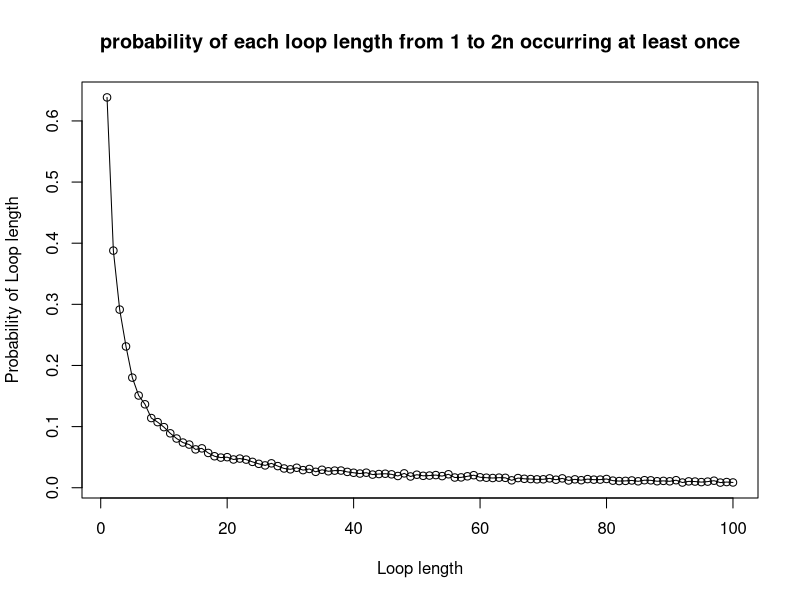
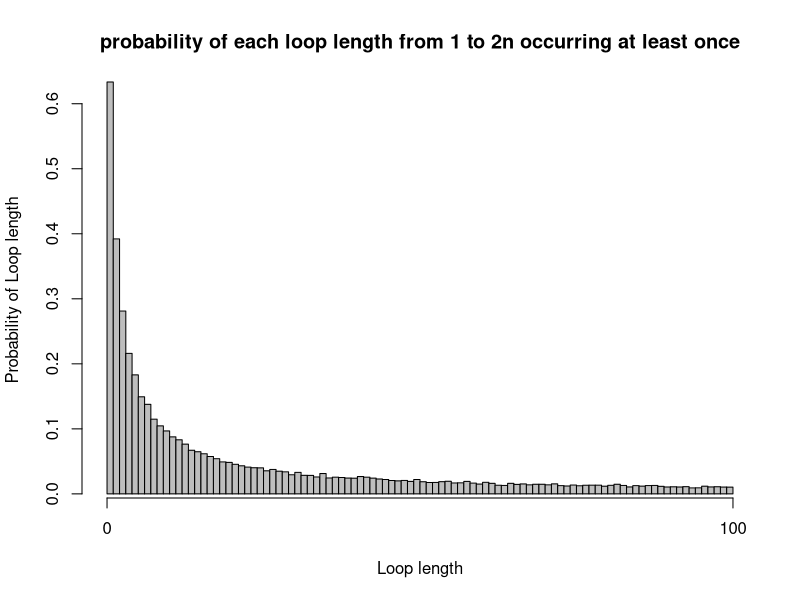

These figures' R source, in order:
# Karman Singh s1936373
# Viren Sirwani Mulani s1949143
# Alannah Hounat s2434943
# Git repo Link:
# Team member contributions to project:

# Overview of Code: Given the 2n prisoners problem. An R script to evaluate the 
# different probabilities of a prisoner being set free given that they must check n boxes from
# 2n boxes using one of three strategies.
# 3 strategies:
# 1. Prisoner opens first box with their number on the outside. If it doesn't contain their number
# the next box they open starts with the number revealed in the first box
# 2. the same as strategy 1 except the first box is a random box 
# 3. They open n boxes at random checking for their number within the box 
# We evaluate the probabilities of one prisoner being set free and all 2n prisoners being set free
# 

# INPUT: n <- decides numbers of prisoners, prisoner_number<- prisoner number, 
# first_box <- first box picked by prisoner, depending on strategy , 
# numbered_boxes <- numbered boxes taken from random sample
# OUTPUT: 1 or 0 for success or not success respectively
# Purpose: returns 1 or 0 as stated above to tell us if the prisoners have
# been successful in finding their number. Also, so code isn't repeated in later functions
success_check <- function(n, prisoner_number, first_box, numbered_boxes) {
  # number of boxes opened by prisoner
  number_of_attempts <- 0
  # value 1 indicates prisoner number found, 0 otherwise
  success <- 0
  # first box opened corresponds to value of first_box value, depending on strategy used, could be 
  # random or prisoners number
  guess <- numbered_boxes[first_box]
  # while loop checks if number of boxes opened is less than n
  while (number_of_attempts < n) {
    if (guess == prisoner_number) {
      # if prisoner number found, no need to continue looking
      success <- 1
      break
    }
    else {
      # move on to the next box as previous box did not contain prisoner number
      guess <- numbered_boxes[guess]
      # number of attempts goes up by one as prisoner moves on to next box
      number_of_attempts <- number_of_attempts + 1
    }
  }
  
  # 1 or 0, depending on if prisoner number has been found
  return (success)
}

# INPUT: n <- total number of prisoners, quantity <- number of items to choose
# OUTPUT: vector of integers of length 'quantity'
# PURPOSE: produce a random vector of box numbers of a particular size depending on 
# the strategy. Strategy 2 would require us to return just one box number while 
# strategy 3 requires us to return n random box numbers
produce_random_numbered_boxes <- function(n, quantity) {
  return (sample(1:n, quantity))
}

# INPUT: n <- decides numbers of prisoners, k <- prisoner number, strategy <- 1, 2 or 3,
# numbered_boxes<- numbered boxes
# OUTPUT: 1(success) or 0(fail)
# PURPOSE: This function simulates the first strategy where a prisoner
# picks a box with their number on it, the second strategy where a prisoner
# picks a random box to begin with, and the third strategy where a prisoner
# picks n boxes at random, checking each card for their number
check_success_given_strategy <- function(n, k, strategy, numbered_boxes){
  success_strategy3 <- 0
  # if and else if to select the correct strategy
  if (strategy == 1)
    # first box picked has prisoners number on it
    first_box <- k
  else if (strategy == 2)
    # pick a box with a random number on it by calling the helper function 
    # 'produce_random_numbered_boxes'
    first_box <- produce_random_numbered_boxes(2 * n, 1)
  else if (strategy == 3) {
    # here we need n random boxes, the aforementioned helper function is used again
    random_box <- produce_random_numbered_boxes(2 * n, n)
    for (box in random_box) {
      # if one of the random boxes contains the prisoners number
      if (box == k){
        # if prisoner number found, no need to continue looking
        success_strategy3 <- 1
        break
      }
    }
    return (success_strategy3)
  }
  # check the success, used for strategy 1 and 2
  check <- success_check(n, k, first_box, numbered_boxes)
  return(check)
}

# INPUT: n <- decides numbers of prisoners, k <- prisoner number, strategy <- either 1,2,3,
# nreps <- number of times experiment is done
# OUTPUT: Probability estimate of prisoner k finding their number using given strategy
# PURPOSE: To find the probability of one prisoner finding their number
Pone <- function(n, k, strategy, nreps = 10000) {
  number_of_success <- 0
  for (reps in 1:nreps) {
    # index of numbered_boxes corresponds to the box number, and the value stored
    # at that index corresponds to the numbered card randomly placed in the box
    numbered_boxes <- produce_random_numbered_boxes(2 * n, 2 * n)
    number_of_success <- number_of_success + 
      check_success_given_strategy(n, k, strategy, numbered_boxes)
  }
  # we divide number_of_success by nreps to get a probability of a single prisoner
  # finding their number
  prob_one_estimate <- number_of_success / nreps
  return (prob_one_estimate)
}

# INPUT: n <- decides numbers of prisoners, strategy <- either 1,2,3
# nreps <- number of times experiment is done
# OUTPUT: Probability estimate of all prisoners finding their number using given strategy
# PURPOSE: To find the probability of all prisoners being released
Pall <- function(n, strategy, nreps = 10000) {
  number_of_success <- 0
  for (reps in 1:nreps) {
    # Outside inner loop since the room is returned to original state once 
    # prisoner leaves
    numbered_boxes <- produce_random_numbered_boxes(2 * n, 2 * n)
    for (prisoner_number in 1:(2 * n)) {
      # calls on helper function to check if the chosen strategy has been 
      # successful or not. A 1 would be success, 0 otherwise
      check <- check_success_given_strategy(n, prisoner_number, strategy, numbered_boxes)
      # if check == 0 then one of the prisoners was unable to find their number
      # this means none of the prisoners go free, so, we stop the loop entirely
      if (check == 0)
        break
    }
    # add 1 to number_of_success if prisoner finds number
    number_of_success <- number_of_success + check
  }
  
  # divide by total number of repetitions to get probability of everybody succeeding 
  prob_all_estimate <- number_of_success / nreps
  return (prob_all_estimate)
}

# example code of the 'Pone' and 'Pall' are provided below:

cat("Probability estimate of a single prisoner succeeding in finding their number:")
cat("\nn=5\nStrategy 1:", Pone(5, 7, 1))
cat("\nStrategy 2:", Pone(5, 7, 2))
cat("\nStrategy 3:", Pone(5, 7, 3))

cat("\nn=50\nStrategy 1:", Pone(50, 7, 1))
cat("\nStrategy 2:", Pone(50, 7, 2))
cat("\nStrategy 3:", Pone(50, 7, 3))

cat("\nProbability estimate of all prisoners succeeding in finding their numbers:")
cat("\nn=5\nStrategy 1:", Pall(5, 1))
cat("\nStrategy 2:", Pall(5, 2))
cat("\nStrategy 3:", Pall(5, 3))

cat("\nn=50\nStrategy 1:", Pall(50, 1))
cat("\nStrategy 2:", Pall(50, 2))
cat("\nStrategy 3:", Pall(50, 3))

# For Pone evidently the less people there are (the smaller that n is) the better 
# chance of success, which is expected.

# Pall is where we observe a surprising result. 
# Strategy 2 and 3 yield zero/near zero probabilities. Strategy 1 yields an
# approximate probability of 30% and 36% for n=50 and n=5 respectively.
# This seems to be the most optimal strategy.
# Strategy 2 and 3 have an element of randomness to them, as a result there 
# is no guarantee to even eventually find the correct prisoner number.
# In strategy 1 every box leads to another and eventually loops back to the
# prisoner number we began with, this is guaranteed. What is not guaranteed
# is the cycle which contains the prisoner number may have a length greater 
# than n.

# INPUT: n <- decides numbers of prisoners, nreps <- number of times experiment is done
# OUTPUT: probability of each loop length from 1 to 2n occurring at least once 
# PURPOSE: here we estimate by simulation the probability of each loop length
# occurring at least once in a random shuffling of the prisoner numbers 
dloop <- function(n, nreps = 10000) {
  # count of all the cycles with loop length 1 to 2n that occurred 0 times 
  # in the simulation
  count_loop_length_0_times = rep(0, 2*n)
  #loop over all experiments(number of repetitions)
  for (reps in 1:nreps) {
    # index of numbered_boxes corresponds to the box number, and the value stored
    # at that index corresponds to the numbered card randomly placed in the box
    numbered_boxes <- produce_random_numbered_boxes(2 * n, 2 * n)
    # count of how many times a cycle has 1 to 2n loop length
    count_of_loop_length = rep(0, 2*n)
    # numbers that are already present in a cycle, hence don't need to be 
    # iterated over again
    numbers_iterated_over = c()
    # looping over all prisoner numbers
    for (prisoner_number in 1:(2 * n)) {
      # vector to hold various cycles, length of this vector would give the 
      # length of the cycle that contains the prisoner number
      individual_cycles = c()
      # if prisoner number is not present in any previous cycles, we follow
      # the path of boxes to find the cycle that contains the prisoner number.
      # if the prisoner number is present, then just skip to the next 
      # prisoner number
      if (!(prisoner_number %in% numbers_iterated_over)) {
        individual_cycles = append(individual_cycles, prisoner_number)
        next_box_in_cycle = numbered_boxes[prisoner_number]
        # checks if the card removed from the box contains the prisoner number
        while (next_box_in_cycle != prisoner_number) {
          individual_cycles = append(individual_cycles, next_box_in_cycle)
          next_box_in_cycle = numbered_boxes[next_box_in_cycle]
        }
        count_of_loop_length[length(individual_cycles)] = 
          count_of_loop_length[length(individual_cycles)] + 1
        # appending the numbers in the cycle to the vector that contains all the
        # cycles
        numbers_iterated_over = append(numbers_iterated_over, individual_cycles)
      }
    }
    # finds all loop lengths that occurred 0 times in the experiment and adds 1
    # to the count for each of those loop lengths
    index_loop_length_0_times = grep(0, count_of_loop_length)
    count_loop_length_0_times[index_loop_length_0_times] = 
      count_loop_length_0_times[index_loop_length_0_times] + 1
  }
  # in the following two lines we take the count of the cycles that happened 
  # zero times and divide by number of repetitions to get a probability
  # of cycles happening zero times. We then subtract these values from 1 to get
  # probability of the cycles happening at least 1 time
  prob_loop_length_0_times <- count_loop_length_0_times/nreps
  prob_loop_length_at_least_once <- 1 - prob_loop_length_0_times
  return (prob_loop_length_at_least_once)
}

# example code for 'dloop' provided below:

cat("Probability of loop length from 1 to 2n occurring at least once in a random shuffling of cards to boxes: ")
cat("\nFor n=50: ", dloop(50))

# Here n=50. For the prisoners to be successful, the longest loop must not be greater than
# 50. The probability of not having a loop longer than 50 is equal to the probability
# of a random permutation of the prisoner numbers 1 to 100 having a loop whose length is
# greater than 50. We first need to know the number of permutations of prisoner
# numbers 1 to 100 with a loop of length x>50. That is 100!/x. The probability of 
# of a random permutation containing no loops of length greater than 50 is 
# calculated below:

# number of permutations with cycle length x>50
single_events <- factorial(100)*(1/(51:100))
# simple sum of all the values in vector
sum_single_events <- sum(single_events)
prob_no_greater_50 <- 1 - (1/factorial(100))*sum_single_events
cat("The probability of no loop being longer than 50 is:", prob_no_greater_50)


# We use a line graph to visualize the probabilities for each loop length. A line
# graph is used her since we can identify trends in the data. Usually line graphs are
# used to track changes over a short or long period of time. But it can be used in
# this scenario.
n1 <- 50
loop_vector1 <- dloop(n=n1,nreps=10000)
line_graph <- plot(x= 1:(2*n1),
                   y=loop_vector1, 
                   type="o",
                   xlab="Loop length",
                   ylab="Probability of Loop length",
                   main= "probability of each loop length from 1 to 2n occurring at least once")

# A bar chart could be used to compare the different loop lengths. 
# The code is not too different here. Bar-chart may seem a bit cramped
n2 <- 50
loop_vector2 <- dloop(n=n2,nreps=10000)
bar_chart <- barplot(height=loop_vector2, 
                     xlab="Loop length",
                     ylab="Probability of Loop length",
                     main= "probability of each loop length from 1 to 2n occurring at least once",
                     space=0)
# Adds an axis to the current plot
axis(side=1,at=c(0,(2*n2)), tick=TRUE)
